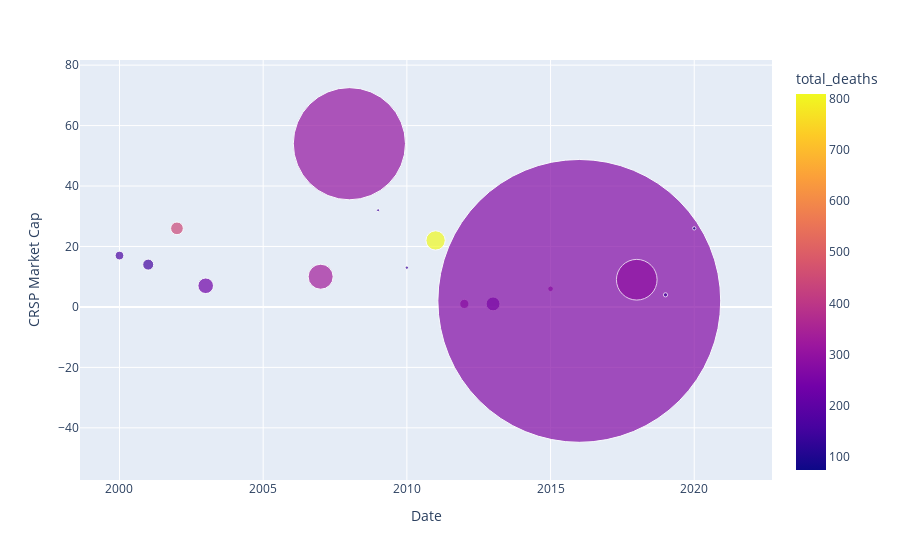

Notebook code for this chart:
### Code cell
fig.show()

### Figure 1 — Plotly figure (JSON) as saved in the notebook; plotly's stock layout.template omitted (floating-point values rounded to 4 significant figures)
{"data": [{"hovertemplate": "<b>%{hovertext}</b><br><br>Date=%{x}<br>CRSP Market Cap=%{y}<br>no_affected=%{marker.size}<br>total_deaths=%{marker.color}<extra></extra>", "hovertext": [162, 153, 444, 231, 333, 303, 145, 138, 809, 318, 212, 319, 269, 295, 149, 75], "legendgroup": "", "marker": {"color": [162, 153, 444, 231, 333, 303, 145, 138, 809, 318, 212, 319, 269, 295, 149, 75], "coloraxis": "coloraxis", "size": [81264, 128833, 171053, 258195, 666470, 13390150, 9750, 12300, 395700, 91409, 205325, 33600, 85110376, 1760509, 18722, 12000], "sizemode": "area", "sizeref": 2128.0, "symbol": "circle"}, "mode": "markers", "name": "", "orientation": "v", "showlegend": false, "type": "scatter", "x": [2000, 2001, 2002, 2003, 2007, 2008, 2009, 2010, 2011, 2012, 2013, 2015, 2016, 2018, 2019, 2020], "xaxis": "x", "y": [17, 14, 26, 7, 10, 54, 32, 13, 22, 1, 1, 6, 2, 9, 4, 26], "yaxis": "y"}], "layout": {"autosize": true, "coloraxis": {"colorbar": {"title": {"text": "total_deaths"}}, "colorscale": [[0, "#0d0887"], [0.1111, "#46039f"], [0.2222, "#7201a8"], [0.3333, "#9c179e"], [0.4444, "#bd3786"], [0.5556, "#d8576b"], [0.6667, "#ed7953"], [0.7778, "#fb9f3a"], [0.8889, "#fdca26"], [1, "#f0f921"]]}, "legend": {"itemsizing": "constant", "tracegroupgap": 0}, "margin": {"t": 60}, "xaxis": {"anchor": "y", "autorange": true, "domain": [0, 1], "range": [1999.0, 2021.0], "title": {"text": "Date"}, "type": "linear"}, "yaxis": {"anchor": "x", "autorange": true, "domain": [0, 1], "range": [-153.2, 123.9], "title": {"text": "CRSP Market Cap"}, "type": "linear"}}}
